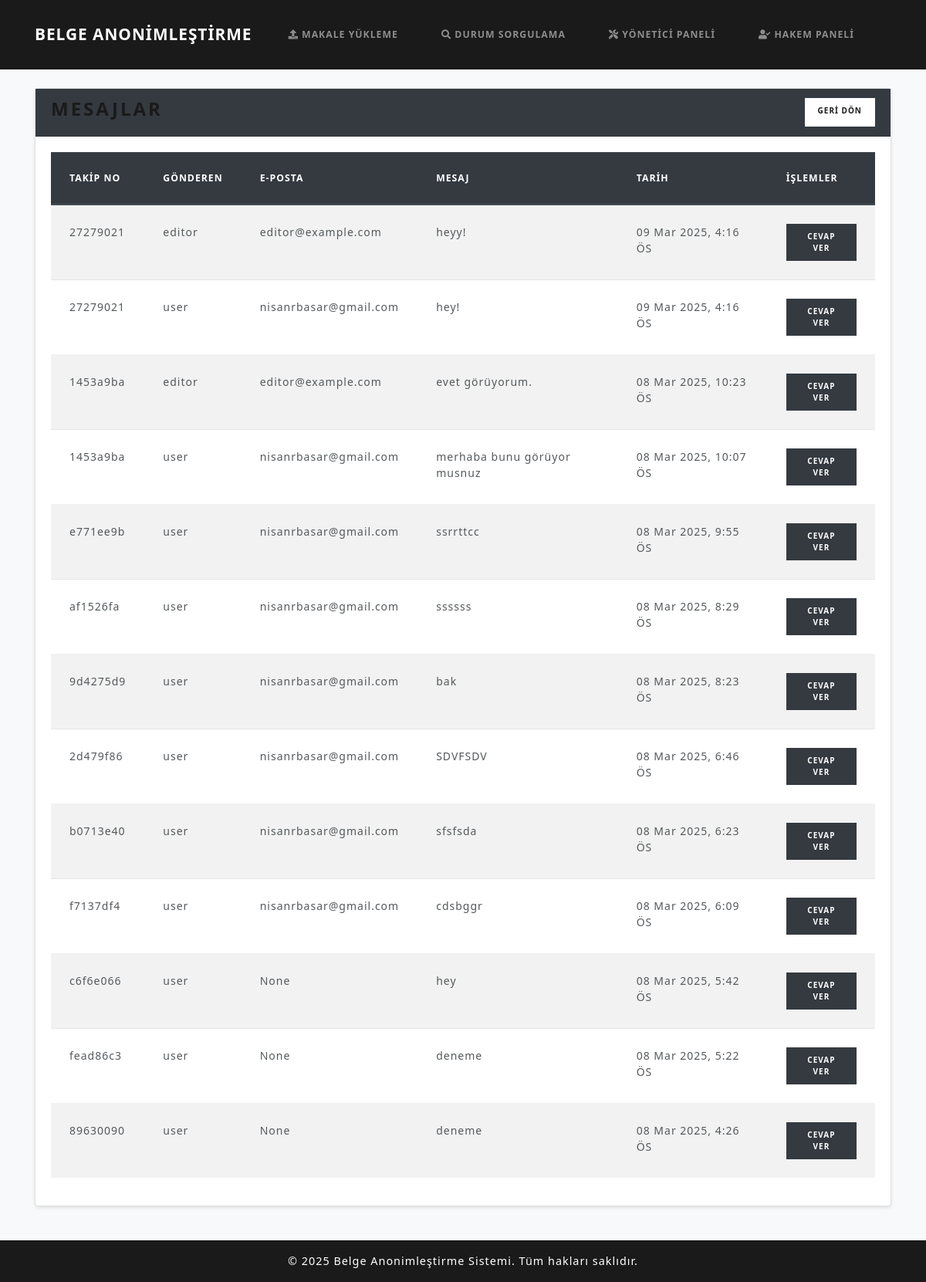
The app's page /makalesistemi/yonetici/messages/, older data.
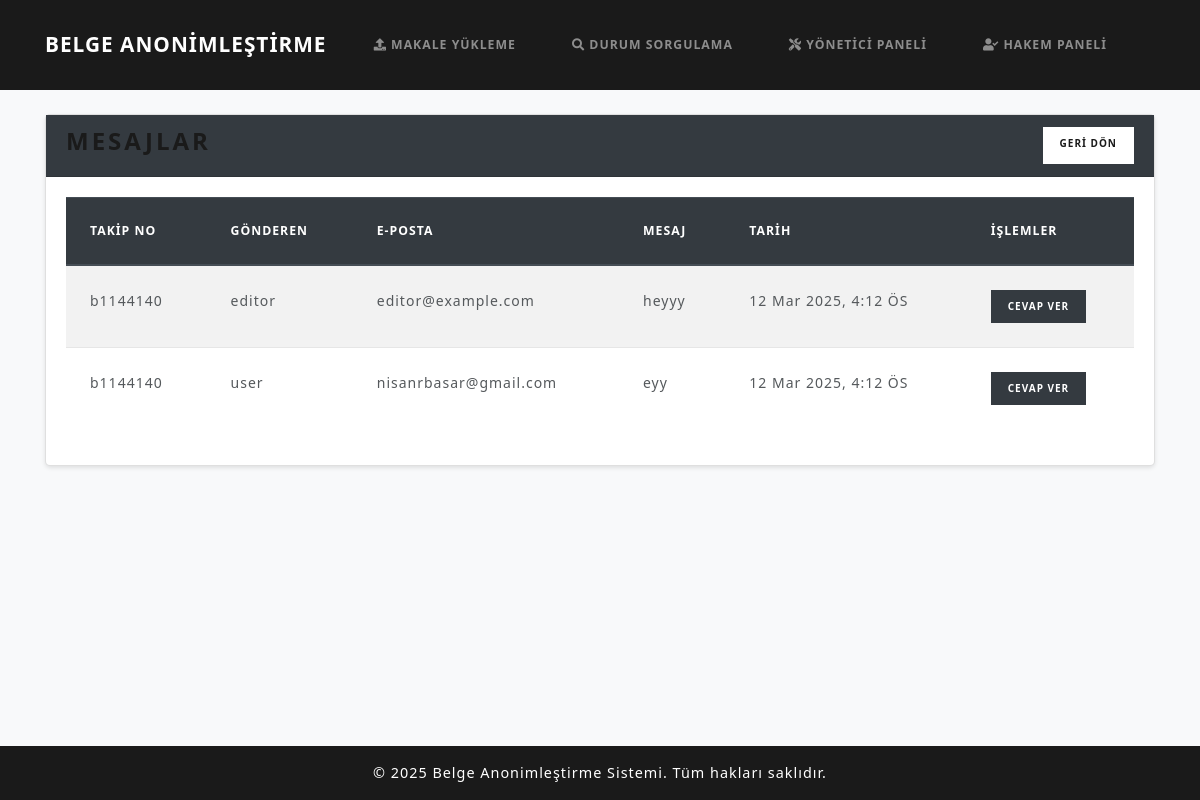
The same page, newer data.
### papers/models.py (models this page shows, shortened)
class Message(models.Model):
    submission = models.ForeignKey(Submission, on_delete=models.CASCADE, related_name='messages')
    sender = models.CharField(max_length=50)
    sender_email = models.CharField(max_length=100, null=True, blank=True)
    content = models.TextField()
    timestamp = models.DateTimeField(default=timezone.now)

class Submission(models.Model):
    tracking_number = models.CharField(max_length=50, unique=True)
    email_hash = models.CharField(max_length=64)
    encrypted_filename = models.TextField(null=True, blank=True)
    original_pdf = models.FileField(upload_to='uploads/')
    revised_pdf = models.FileField(upload_to='uploads/', null=True, blank=True)
    anonymized_pdf = models.FileField(upload_to='anonymized/', null=True, blank=True)
    final_pdf = models.FileField(upload_to='final/', null=True, blank=True)
    extracted_keywords = models.TextField(blank=True, null=True)
    domains = models.ManyToManyField(Domain, blank=True, related_name='submissions')
    status = models.CharField(max_length=50, choices=STATUS_CHOICES, default='Gönderildi')
    review = models.TextField(null=True, blank=True)
    reviewer = models.ForeignKey(Reviewer, null=True, blank=True, on_delete=models.SET_NULL)
    timestamp = models.DateTimeField(default=timezone.now)

### papers/views.py (the view)
# urls.py: path('makalesistemi/yonetici/messages/', views.editor_messages, name='editor_messages'),
def editor_messages(request):
    all_msgs = Message.objects.all().order_by('-timestamp')
    return render(request, 'editor_messages.html', {'all_msgs': all_msgs})

### templates/editor_messages.html
{% extends 'base.html' %}
{% block content %}
<div class="card">
  <div class="card-header bg-dark text-white d-flex justify-content-between">
    <h3>Mesajlar</h3>
    <a href="{% url 'editor_dashboard' %}" class="btn btn-light btn-sm">GERİ DÖN</a>
  </div>
  <div class="card-body">
    {% if all_msgs %}
    <div class="table-responsive">
      <table class="table table-striped">
        <thead class="thead-dark">
          <tr>
            <th>Takip No</th>
            <th>Gönderen</th>
            <th>E-posta</th>
            <th>Mesaj</th>
            <th>Tarih</th>
            <th>İşlemler</th>
          </tr>
        </thead>
        <tbody>
          {% for msg in all_msgs %}
          <tr>
            <td>{{ msg.submission.tracking_number }}</td>
            <td>{{ msg.sender }}</td>
            <td>{{ msg.sender_email }}</td>
            <td>{{ msg.content }}</td>
            <td>{{ msg.timestamp|date:"d M Y, g:i A" }}</td>
            <td>
              <a href="{% url 'reply_to_message' msg.id %}" class="btn btn-dark btn-sm">Cevap Ver</a>
            </td>
          </tr>
          {% endfor %}
        </tbody>
      </table>
    </div>
    {% else %}
    <p>Hiç mesaj yok.</p>
    {% endif %}
  </div>
</div>
{% endblock %}

### templates/base.html (shortened to what this page needs)
{% load static %}
<!DOCTYPE html>
<html lang="tr">
  <head>
    <link rel="stylesheet" href="https://stackpath.bootstrapcdn.com/bootswatch/4.5.2/lux/bootstrap.min.css" />
    <link rel="stylesheet" href="https://cdnjs.cloudflare.com/ajax/libs/font-awesome/5.15.4/css/all.min.css" />
    <link rel="stylesheet" href="{% static 'css/style.css' %}" />
  </head>
  <body style="display: flex; flex-direction: column; min-height: 100%">
    <nav class="navbar navbar-expand-lg navbar-dark bg-primary">
      <div class="container">
        <a class="navbar-brand" href="{% url 'home' %}">BELGE ANONİMLEŞTİRME</a>
        <div class="collapse navbar-collapse" id="mainNavbar">
          <ul class="navbar-nav ml-auto">
            <li class="nav-item"><a class="nav-link" href="{% url 'upload_paper' %}"><i class="fas fa-upload"></i> Makale Yükleme</a></li>
            <li class="nav-item"><a class="nav-link" href="{% url 'status' %}"><i class="fas fa-search"></i> Durum Sorgulama</a></li>
            <li class="nav-item"><a class="nav-link" href="{% url 'editor_dashboard' %}"><i class="fas fa-tools"></i> Yönetici Paneli</a></li>
            <li class="nav-item"><a class="nav-link" href="{% url 'reviewer_dashboard' %}"><i class="fas fa-user-check"></i> Hakem Paneli</a></li>
          </ul>
        </div>
      </div>
    </nav>
    <div class="container my-4">
      {% block content %}{% endblock %}
    </div>
    <footer class="footer bg-primary text-light py-3 mt-auto">
      <div class="container text-center">
        <span>&copy; 2025 Belge Anonimleştirme Sistemi. Tüm hakları saklıdır.</span>
      </div>
    </footer>
  </body>
</html>

### static/css/style.css (style rules this page uses)
html, body { height: 100%; margin: 0; padding: 0; background-color: #f8f9fa; font-family: "Segoe UI", Tahoma, Geneva, Verdana, sans-serif; }
.navbar-brand { font-weight: bold; font-size: 1.3rem; }
.card { margin-bottom: 20px; border-radius: 5px; box-shadow: 0 2px 4px rgba(0, 0, 0, 0.1); }
.footer { flex-shrink: 0; }
.footer span { font-size: 0.9rem; }
.nav-link { margin-right: 0.5rem; }

Row changes from the older to the newer data that the page shows:
removed Message: submission.tracking_number "27279021", sender "editor", sender_email "editor@example.com", content "heyy!", timestamp "09 Mar 2025, 4:16 ÖS"
removed Message: submission.tracking_number "27279021", sender "user", sender_email "nisanrbasar@gmail.com", content "hey!", timestamp "09 Mar 2025, 4:16 ÖS"
removed Message: submission.tracking_number "1453a9ba", sender "editor", sender_email "editor@example.com", content "evet görüyorum.", timestamp "08 Mar 2025, 10:23 ÖS"
removed Message: submission.tracking_number "1453a9ba", sender "user", sender_email "nisanrbasar@gmail.com", content "merhaba bunu görüyor musnuz", timestamp "08 Mar 2025, 10:07 ÖS"
removed Message: submission.tracking_number "e771ee9b", sender "user", sender_email "nisanrbasar@gmail.com", content "ssrrttcc", timestamp "08 Mar 2025, 9:55 ÖS"
removed Message: submission.tracking_number "af1526fa", sender "user", sender_email "nisanrbasar@gmail.com", content "ssssss", timestamp "08 Mar 2025, 8:29 ÖS"
removed Message: submission.tracking_number "9d4275d9", sender "user", sender_email "nisanrbasar@gmail.com", content "bak", timestamp "08 Mar 2025, 8:23 ÖS"
removed Message: submission.tracking_number "2d479f86", sender "user", sender_email "nisanrbasar@gmail.com", content "SDVFSDV", timestamp "08 Mar 2025, 6:46 ÖS"
removed Message: submission.tracking_number "b0713e40", sender "user", sender_email "nisanrbasar@gmail.com", content "sfsfsda", timestamp "08 Mar 2025, 6:23 ÖS"
removed Message: submission.tracking_number "f7137df4", sender "user", sender_email "nisanrbasar@gmail.com", content "cdsbggr", timestamp "08 Mar 2025, 6:09 ÖS"
removed Message: submission.tracking_number "c6f6e066", sender "user", sender_email "None", content "hey", timestamp "08 Mar 2025, 5:42 ÖS"
removed Message: submission.tracking_number "fead86c3", sender "user", sender_email "None", content "deneme", timestamp "08 Mar 2025, 5:22 ÖS"
removed Message: submission.tracking_number "89630090", sender "user", sender_email "None", content "deneme", timestamp "08 Mar 2025, 4:26 ÖS"
added Message: submission.tracking_number "b1144140", sender "editor", sender_email "editor@example.com", content "heyyy", timestamp "12 Mar 2025, 4:12 ÖS"
added Message: submission.tracking_number "b1144140", sender "user", sender_email "nisanrbasar@gmail.com", content "eyy", timestamp "12 Mar 2025, 4:12 ÖS"
